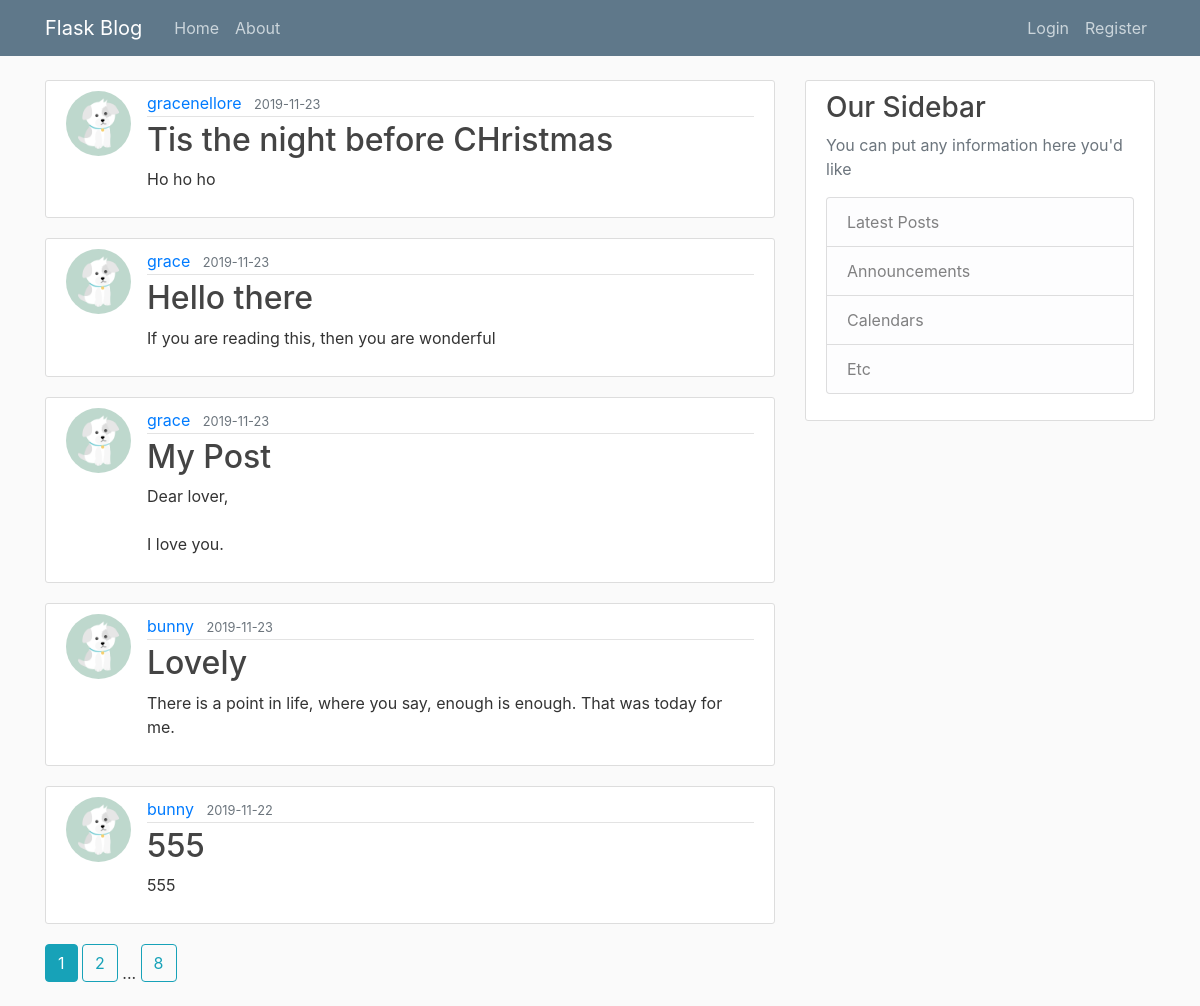
The page /home on the database its author committed.
### blogsite/models.py (models this page shows, shortened)
class Post(db.Model):
    id = db.Column(db.Integer, primary_key=True)
    title = db.Column(db.String(100), nullable=False)
    date_posted = db.Column(db.DateTime, nullable=False, default=datetime.utcnow)
    content = db.Column(db.Text, nullable=False)
    user_id = db.Column(db.Integer, db.ForeignKey('user.id'), nullable=False)

class User(db.Model, UserMixin):
    id = db.Column(db.Integer, primary_key=True)
    username = db.Column(db.String(20), unique=True, nullable=False)
    email = db.Column(db.String(120), unique=True, nullable=False)
    image_file = db.Column(db.String(20), nullable=False, default='default.jpg')
    password = db.Column(db.String(60), nullable=False)
    posts = db.relationship('Post', backref='author', lazy=True)

### blogsite/routes.py (the view)
@app.route("/")
@app.route("/home")
def home():
    page = request.args.get('page', 1, type=int)
    posts = Post.query.order_by(Post.date_posted.desc()).paginate(page=page, per_page=5)
    return render_template("home.html", posts=posts)

### blogsite/templates/home.html
{% extends "layout.html" %}
{% block content %}
    {% for post in posts.items %}
        <article class="media content-section">
            <img class="rounded-circle article-img" src="{{ url_for('static', filename='profile_pics/' + post.author.image_file) }}">
            <div class="media-body">
                <div class="article-metadata">
                    <a class="mr-2" href="{{ url_for('user_posts', username=post.author.username) }}">{{ post.author.username }}</a>
                    <small class="text-muted">{{ post.date_posted.strftime('%Y-%m-%d') }}</small>
                </div>
                <h2><a class="article-title" href="{{ url_for('post', post_id=post.id) }}">{{ post.title }}</a></h2>
                <p class="article-content">{{ post.content }}</p>
            </div>
        </article>
    {% endfor %}
    {% for page_num in posts.iter_pages(left_edge=1, right_edge=1, left_current=1, right_current=2) %}
        {% if page_num %}
            {% if posts.page == page_num %}
                <a class="btn btn-info mb-4" href="{{ url_for('home', page=page_num) }}">{{ page_num }}</a>
            {% else %}
                <a class="btn btn-outline-info mb-4" href="{{ url_for('home', page=page_num) }}">{{ page_num }}</a>
            {% endif %}
        {% else %}
            ...
        {% endif %}
    {% endfor %}
{% endblock content %}

### blogsite/templates/layout.html (shortened to what this page needs)
<!DOCTYPE html>
<html>
<head>
    <link rel="stylesheet" href="https://maxcdn.bootstrapcdn.com/bootstrap/4.0.0/css/bootstrap.min.css">
    <link rel="stylesheet" type="text/css" href="{{ url_for('static', filename='main.css') }}">
</head>
<body>
    <header class="site-header">
        <nav class="navbar navbar-expand-md navbar-dark bg-steel fixed-top">
            <div class="container">
                <a class="navbar-brand mr-4" href="/">Flask Blog</a>
                <div class="collapse navbar-collapse" id="navbarToggle">
                    <div class="navbar-nav mr-auto">
                        <a class="nav-item nav-link" href="{{ url_for('home') }}">Home</a>
                        <a class="nav-item nav-link" href="{{ url_for('about') }}">About</a>
                    </div>
                    <div class="navbar-nav">
                        {% if current_user.is_authenticated %}
                            <a class="nav-item nav-link" href="{{ url_for('new_post') }}">New Post</a>
                            <a class="nav-item nav-link" href="{{ url_for('account') }}">Account</a>
                            <a class="nav-item nav-link" href="{{ url_for('logout') }}">Logout</a>
                        {% else %}
                            <a class="nav-item nav-link" href="{{ url_for('login') }}">Login</a>
                            <a class="nav-item nav-link" href="{{ url_for('register') }}">Register</a>
                        {% endif %}
                    </div>
                </div>
            </div>
        </nav>
    </header>
    <main role="main" class="container">
        <div class="row">
            <div class="col-md-8">
                {% block content %}{% endblock %}
            </div>
            <div class="col-md-4">
                <div class="content-section">
                    <h3>Our Sidebar</h3>
                    <p class="text-muted">You can put any information here you'd like
                        <ul class="list-group">
                            <li class="list-group-item list-group-item-light">Latest Posts</li>
                            <li class="list-group-item list-group-item-light">Announcements</li>
                            <li class="list-group-item list-group-item-light">Calendars</li>
                            <li class="list-group-item list-group-item-light">Etc</li>
                        </ul>
                    </p>
                </div>
            </div>
        </div>
    </main>
</body>
</html>

### blogsite/static/main.css (style rules this page uses)
body { background: #fafafa; color: #333333; margin-top: 5rem; }
h1, h2, h3, h4, h5, h6 { color: #444444; }
.bg-steel { background-color: #5f788a; }
.site-header .navbar-nav .nav-link { color: #cbd5db; }
.content-section { background: #ffffff; padding: 10px 20px; border: 1px solid #dddddd; border-radius: 3px; margin-bottom: 20px; }
.article-title { color: #444444; }
.article-content { white-space: pre-line; }
.article-img { height: 65px; width: 65px; margin-right: 16px; }
.article-metadata { padding-bottom: 1px; margin-bottom: 4px; border-bottom: 1px solid #e3e3e3 }

### rows shown on the page
Post: image_file (placeholder picture), author.username "gracenellore", date_posted "2019-11-23", title "Tis the night before CHristmas", content "Ho ho ho"
Post: image_file (placeholder picture), author.username "grace", date_posted "2019-11-23", title "Hello there", content "If you are reading this, then you are wonderful"
Post: image_file (placeholder picture), author.username "grace", date_posted "2019-11-23", title "My Post", content "Dear lover, I love you."
Post: image_file (placeholder picture), author.username "bunny", date_posted "2019-11-23", title "Lovely", content "There is a point in life, where you say, enough is enough. That was today for me."
Post: image_file (placeholder picture), author.username "bunny", date_posted "2019-11-22", title "555", content "555"

### other values the page prints
{{ page_num }} "1"
{{ page_num }} "2" "8"
